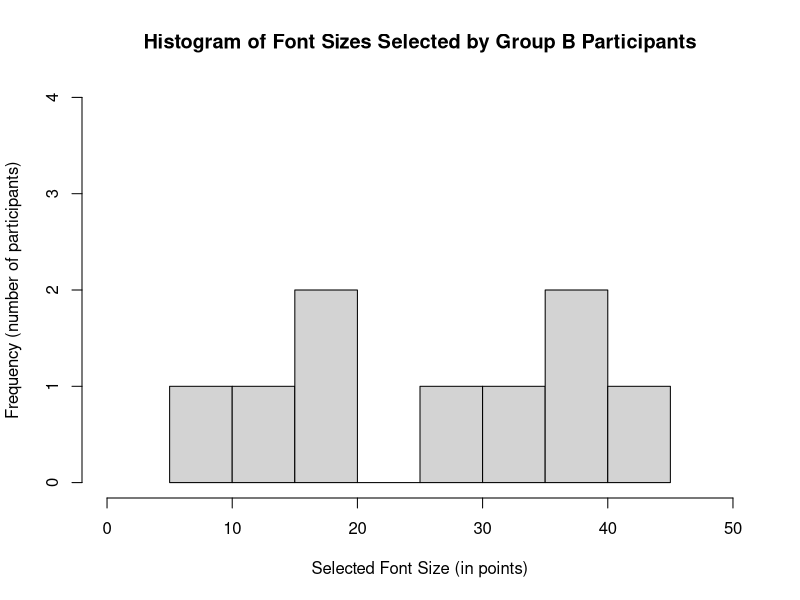
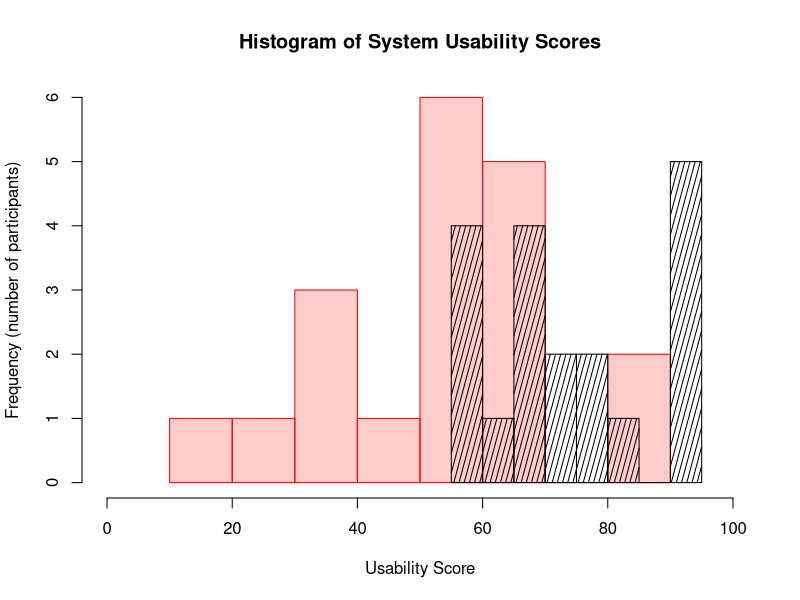
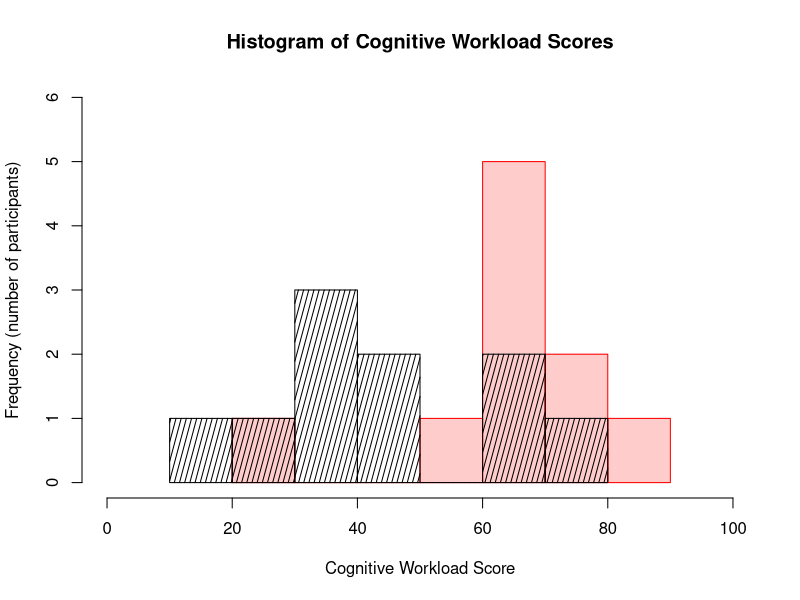
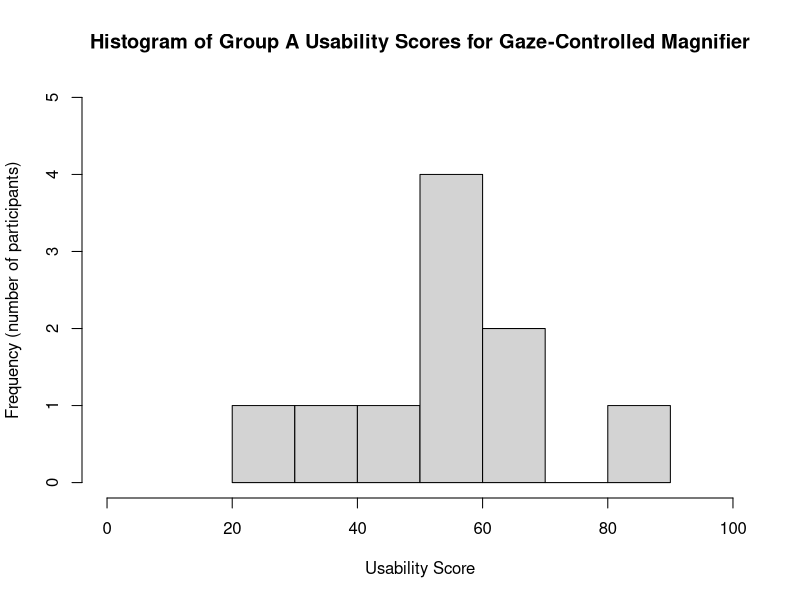
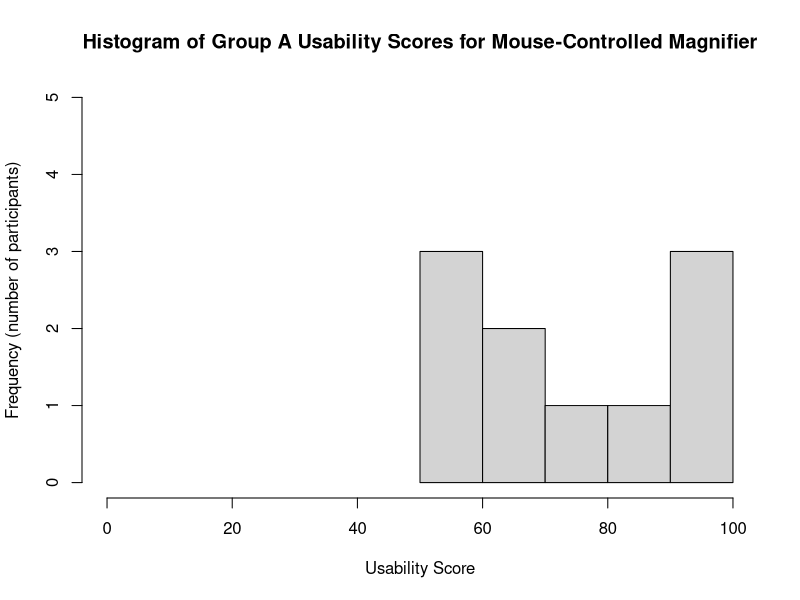
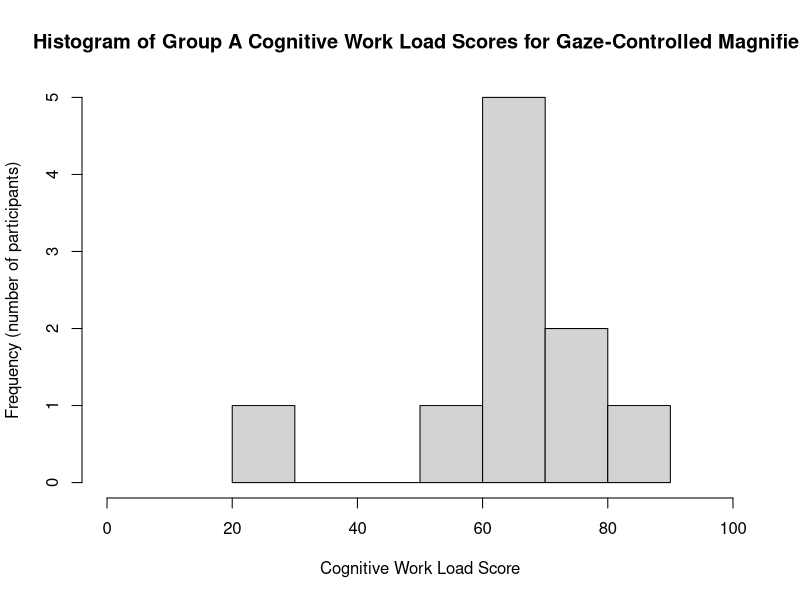
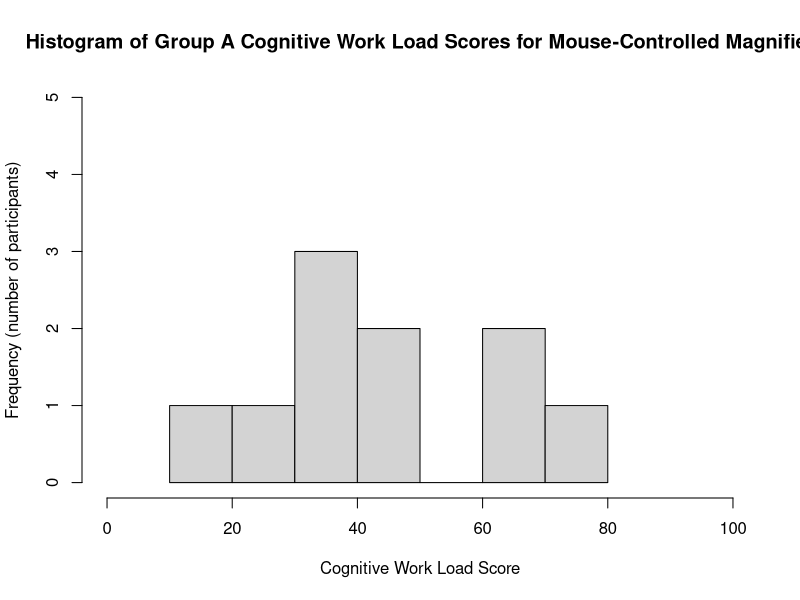
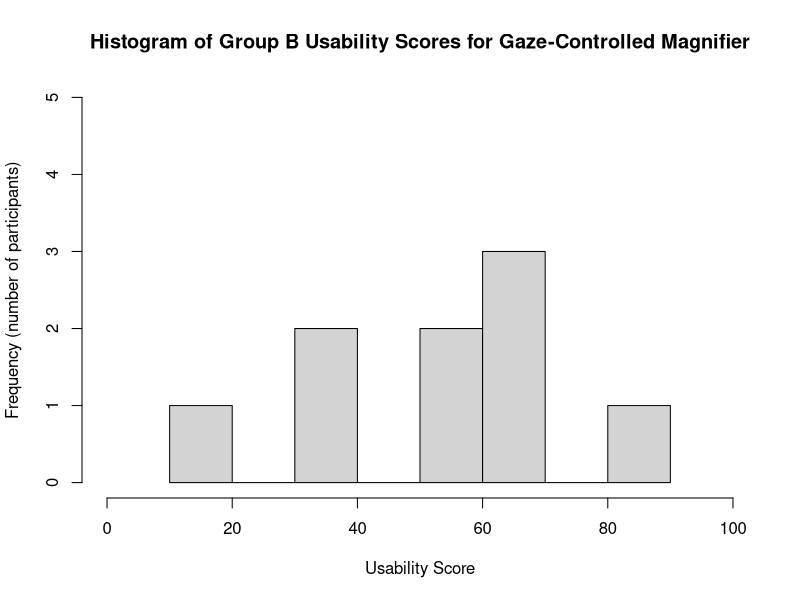

Source code (R) for these figures, in order:
#survey data 
#Natalie Maus

#readline(prompt="Press [enter] to continue")


############HISTOGRAMS################################# : 

#Histogram of Group B font sizes: 
fonts <- c(40,18,42,18,32,14,28,8,40)
hist(fonts, main = "Histogram of Font Sizes Selected by Group B Participants", 
     xlab = "Selected Font Size (in points)", xlim = c(0,50), 
     ylab = "Frequency (number of participants)", ylim = c(0,4))

#read in files 
A <- read.csv("groupA.csv")
B <- read.csv("groupB.csv")

#Usability Histogram both groups (one combined histogram)
All_GCMsus <- c(A$GCM.SUS, B$GCM.SUS)
All_CCMsus <- c(A$CCM.SUS, B$CCM.SUS)
hist(All_GCMsus, main = "Histogram of System Usability Scores", 
     xlab = "Usability Score", xlim = c(0,100),
     ylab = "Frequency (number of participants)", ylim = c(0,6), border = "red",col = rgb(1,0,0,0.2),
     legend.text = c("Gaze-Controlled Magnifier Used", "Mouse-Controlled Magnifier Used"),
     args.legend = list(x = "topleft", bty = "n") 
     )
hist(All_CCMsus,
     xlab = "Usability Score", xlim = c(0,100) , ylim = c(0,6)
     ,ylab = "Frequency (number of participants)", col = "black", border = rgb(0,0,0), add = T,
     legend.text = c("Gaze-Controlled Magnifier Used", "Mouse-Controlled Magnifier Used"),
     args.legend = list(x = "topleft", bty = "n"), density = 20, angle = 75)

#Cog Load  Histograms both groups 
All_GCMc <- A$GCM.NASA.TLX
All_CCMc <- A$CCM.NASA.TLX

hist(All_GCMc, main = "Histogram of Cognitive Workload Scores", 
     xlab = "Cognitive Workload Score", xlim = c(0,100),
     ylab = "Frequency (number of participants)", ylim = c(0,6), border = "red",col = rgb(1,0,0,0.2),
     legend.text = c("Gaze-Controlled Magnifier Used", "Mouse-Controlled Magnifier Used"),
     args.legend = list(x = "topleft", bty = "n") 
)
hist(All_CCMc,
     xlab = "Cognitive Workload Score", xlim = c(0,100) , ylim = c(0,6)
     ,ylab = "Frequency (number of participants)", col = "black", border = rgb(0,0,0), add = T,
     legend.text = c("Gaze-Controlled Magnifier Used", "Mouse-Controlled Magnifier Used"),
     args.legend = list(x = "topleft", bty = "n"), density = 20, angle = 75)

#readline(prompt="Press [enter] to continue")


#Histograms of Usabililty and Cog Load Group A
A_GCMsus <- A$GCM.SUS
hist(A_GCMsus, main = "Histogram of Group A Usability Scores for Gaze-Controlled Magnifier", 
     xlab = "Usability Score", xlim = c(0,100),ylab = "Frequency (number of participants)", ylim = c(0,5))
A_CCMsus <- A$CCM.SUS
hist(A_CCMsus, main = "Histogram of Group A Usability Scores for Mouse-Controlled Magnifier",
     xlab = "Usability Score", xlim = c(0,100) , ylim = c(0,5)
     ,ylab = "Frequency (number of participants)")

A_GCMc <- A$GCM.NASA.TLX
hist(A_GCMc, main = "Histogram of Group A Cognitive Work Load Scores for Gaze-Controlled Magnifier",
     xlab = "Cognitive Work Load Score", xlim = c(0,100),ylab = "Frequency (number of participants)", ylim = c(0,5))
A_CCMc <- A$CCM.NASA.TLX
hist(A_CCMc, main = "Histogram of Group A Cognitive Work Load Scores for Mouse-Controlled Magnifier",
     xlab = "Cognitive Work Load Score", xlim = c(0,100),ylab = "Frequency (number of participants)", ylim = c(0,5))

#Histograms of Usabililty and Cog Load Group B
B_GCMsus <- B$GCM.SUS
hist(B_GCMsus,main = "Histogram of Group B Usability Scores for Gaze-Controlled Magnifier",
     xlab = "Usability Score", xlim = c(0,100),ylab = "Frequency (number of participants)", ylim = c(0,5))
B_CCMsus <- B$CCM.SUS
hist(B_CCMsus, main = "Histogram of Group B Usability Scores for Mouse-Controlled Magnifier",
     xlab = "Usability Score", xlim = c(0,100),ylab = "Frequency (number of participants)", ylim = c(0,5))

B_GCMc <- B$GCM.NASA.TLX
hist(B_GCMc, main = "Histogram of Group B Cognitive Work Load Scores for Gaze-Controlled Magnifier",
     xlab = "Cognitive Work Load Score", xlim = c(0,100),ylab = "Frequency (number of participants)", ylim = c(0,5))
B_CCMc <- B$CCM.NASA.TLX
hist(B_CCMc, main = "Histogram of Group B Cognitive Work Load Scores for Mouse-Controlled Magnifier",
     xlab = "Cognitive Work Load Score", xlim = c(0,100), ylab = "Frequency (number of participants)", ylim = c(0,5))



#########System Usability Analysis (SUS): ##############

#GCM
meanA_GCM <- mean(A$GCM.SUS)
meanB_GCM <- mean(B$GCM.SUS)
#CCM
meanA_CCM <- mean(A$CCM.SUS)
meanB_CCM <- mean(B$CCM.SUS)

usability <- c(meanA_GCM,meanB_GCM,meanA_CCM,meanB_CCM)
print("usability:")
print("meanA_GCM, meanB_GCM, meanA_CCM, meanB_CCM")
print(usability)


#########Cognitive Load Analysis : 

#GCM
meanA_GCM <- mean(A$GCM.NASA.TLX)
meanB_GCM <- mean(B$GCM.NASA.TLX)

#CCM
meanA_CCM <- mean(A$CCM.NASA.TLX)
meanB_CCM <- mean(B$CCM.NASA.TLX)

cogload <- c(meanA_GCM,meanB_GCM,meanA_CCM,meanB_CCM)
print("cognitive load:")
print("meanA_GCM, meanB_GCM, meanA_CCM, meanB_CCM")
print(cogload)





#######################TARGET TIMES: 

#read in files
A_CCM <- read.csv("TtimesA_CCM.csv")
B_CCM <- read.csv("TtimesB_CCM.csv")
A_GCM <- read.csv("TtimesA_GCM.csv")
B_GCM <- read.csv("TtimesB_GCM.csv")

#GCM
meanA_GCM <- mean(A_GCM$AvgTimePerTarget)
meanB_GCM <- mean(B_GCM$AvgTimePerTarget)
#CCM
meanA_CCM <- mean(A_CCM$AvgTimePerTarget)
meanB_CCM <- mean(B_CCM$AvgTimePerTarget) 

targetTimes <- c(meanA_GCM,meanA_CCM,meanB_GCM,meanB_CCM)
print("mean avg target times:")
print("meanA_GCM,meanA_CCM,meanB_GCM,meanB_CCM")
print(targetTimes)

barplot(targetTimes, ylim=c(0,25), 
        ylab = "Mean Target Aquision Time (seconds)",
        main="Mean Target Aquision Time for Each Magnifier Version", 
        col = c(rgb(1,0,0,0.5),rgb(0,0,0),rgb(1,0,0,0.5),rgb(0,0,0)),
        space = c(.1,.1,1,.1), legend.text = c("Gaze-Controlled Magnifier Used","Mouse-Controlled Magnifier Used" ),
        args.legend = list(x = "topleft", bty = "n"), density = c(100,20), angle = 75,
        yaxt = "n", 
        names.arg = c("                        Group A",NA,
                      "                           Group B",NA) 
)

# Changing y axis 
ytick<-seq(0, 25, by=1)
axis(side=2, at=ytick, labels = FALSE)
text(par("usr")[1], ytick,  
     labels = ytick, pos = 2, xpd = TRUE)


#GCM
stdevA_GCM <- sd(A_GCM$AvgTimePerTarget)
stdevB_GCM <- sd(B_GCM$AvgTimePerTarget)
#CCM
stdevA_CCM <- sd(A_CCM$AvgTimePerTarget)
stdevB_CCM <- sd(B_CCM$AvgTimePerTarget) 

SDtargetTimes <- c(stdevA_GCM,stdevA_CCM,stdevB_GCM,stdevB_CCM)
print("stdev of avg target times:")
print("stdevA_GCM,stdevA_CCM,stdevB_GCM,stdevB_CCM")
print(SDtargetTimes)

xLocations = c(0.6,1.7,3.75,4.8)
segments(xLocations,targetTimes-SDtargetTimes,xLocations,targetTimes+SDtargetTimes)
epsilon <- 0.02
segments(xLocations-epsilon,targetTimes-SDtargetTimes,xLocations+epsilon,targetTimes-SDtargetTimes)
segments(xLocations-epsilon,targetTimes+SDtargetTimes,xLocations+epsilon,targetTimes+SDtargetTimes)


print("Group A T-Test:")
#Group A t-test 
print(t.test(A_GCM$AvgTimePerTarget,A_CCM$AvgTimePerTarget) )

print("Gropu B T-Test:")
#Group B t-test 
print(t.test(B_GCM$AvgTimePerTarget,B_CCM$AvgTimePerTarget) )



#Target times for both groups combined... 


both_GCM <- c(A_GCM$AvgTimePerTarget,B_GCM$AvgTimePerTarget)
both_CCM <- c(A_CCM$AvgTimePerTarget,B_CCM$AvgTimePerTarget)
meanGCM <- mean(both_GCM)
meanCCM <- mean(both_CCM)

targetTimes <- c(meanGCM,meanCCM)
print("mean avg target times:")
print("mean_GCM,mean_CCM")
print(targetTimes)

barplot(targetTimes, ylim=c(0,25), 
        ylab = "Mean Target Acquisition Time (seconds)",
        main="Mean Target Acquisition Time for Each Magnifier Version", 
        yaxt = "n",
        names.arg = c("Gaze-Controlled Magnifier","Mouse-Controlled Magnifier"), 
        xlab = "Magnifier Version Used",
        col = c(rgb(1,0,0,0.5),rgb(0,0,0)),
        density = c(100,20), angle = 75 
)

# Changing y axis 
ytick<-seq(0, 25, by=1)
axis(side=2, at=ytick, labels = FALSE)
text(par("usr")[1], ytick,  
     labels = ytick, pos = 2, xpd = TRUE)


#GCM
stdev_GCM <- sd(both_GCM)
#CCM
stdev_CCM <- sd(both_CCM)

SDtargetTimes <- c(stdev_GCM,stdev_CCM)
print("stdev of avg target times:")
print("stdev_GCM,stdev_CCM")
print(SDtargetTimes)

xLocations = c(.7,1.9)
segments(xLocations,targetTimes-SDtargetTimes,xLocations,targetTimes+SDtargetTimes)
epsilon <- 0.02
segments(xLocations-epsilon,targetTimes-SDtargetTimes,xLocations+epsilon,targetTimes-SDtargetTimes)
segments(xLocations-epsilon,targetTimes+SDtargetTimes,xLocations+epsilon,targetTimes+SDtargetTimes)


print("Both Groups Target Times T-Test")
print(t.test(both_GCM,both_CCM) )




#######################READING SPEEDS (WPM): 

print('')
print('Reading!!!!!!!!!!!!')
print('')

#read in files
A_CCM <- read.csv("RSpeedsA_CCM.csv", na.strings = "NA")
B_CCM <- read.csv("RSpeedsB_CCM.csv", na.strings = "NA")
A_GCM <- read.csv("RSpeedsA_GCM.csv", na.strings = "NA")
B_GCM <- read.csv("RSpeedsB_GCM.csv", na.strings = "NA")

#get average speeds of each person in each of the four groups 


avgSpeedsA_CCM <- c(0,0,0,0,0,0,0,0,0,0)
for (i in 1:10) {
        avgSpeedsA_CCM[i] <- mean(c(A_CCM$R1[i],
                                    A_CCM$R2[i],
                                    A_CCM$R3[i],
                                    A_CCM$R4[i],
                                    A_CCM$R5[i],
                                    A_CCM$R6[i], 
                                    A_CCM$R7[i],
                                    A_CCM$R8[i]) , na.rm = TRUE  ) 
}

avgSpeedsA_GCM <- c(0,0,0,0,0,0,0,0,0,0)
for (i in 1:10) {
        avgSpeedsA_GCM[i] <- mean(c(A_GCM$R1[i],
                                    A_GCM$R2[i],
                                    A_GCM$R3[i],
                                    A_GCM$R4[i],
                                    A_GCM$R5[i],
                                    A_GCM$R6[i], 
                                    A_GCM$R7[i],
                                    A_GCM$R8[i]) , na.rm = TRUE) 
}

avgSpeedsB_CCM <- c(0,0,0,0,0,0,0,0,0)
for (i in 1:9) {
        avgSpeedsB_CCM[i] <- mean(c(B_CCM$R1[i],
                                    B_CCM$R2[i],
                                    B_CCM$R3[i],
                                    B_CCM$R4[i],
                                    B_CCM$R5[i],
                                    B_CCM$R6[i], 
                                    B_CCM$R7[i],
                                    B_CCM$R8[i]) , na.rm = TRUE) 
}

avgSpeedsB_GCM <- c(0,0,0,0,0,0,0,0,0)
for (i in 1:9) {
        avgSpeedsB_GCM[i] <- mean(c(B_GCM$R1[i],
                                    B_GCM$R2[i],
                                    B_GCM$R3[i],
                                    B_GCM$R4[i],
                                    B_GCM$R5[i],
                                    B_GCM$R6[i], 
                                    B_GCM$R7[i],
                                    B_GCM$R8[i]) , na.rm = TRUE) 
}

#GCM
meanA_GCM <- mean(avgSpeedsA_GCM)
meanB_GCM <- mean(avgSpeedsB_GCM)
#CCM
meanA_CCM <- mean(avgSpeedsA_CCM)
meanB_CCM <- mean(avgSpeedsB_CCM) 

meanReadingSpeeds <- c(meanA_GCM,meanA_CCM,meanB_GCM,meanB_CCM)
print("mean reading speeds:")
print("meanA_GCM,meanA_CCM,meanB_GCM,meanB_CCM")
print(meanReadingSpeeds)

barplot(meanReadingSpeeds, ylim=c(0,220), 
        ylab = "Mean Reading Speed (WPM)",
        main="Mean Reading Speeds for Each Magnifier Version", 
        space = c(.1,.1,1,.1), 
        legend.text = c("Gaze-Controlled Magnifier Used","Mouse-Controlled Magnifier Used" ),
        args.legend = list(x = "topright", bty = "n"),
        yaxt = "n", 
        col = c(rgb(1,0,0,0.5),rgb(0,0,0),rgb(1,0,0,0.5),rgb(0,0,0)),
        density = c(100,20), angle = 75,
        names.arg = c("                        Group A",NA,
                      "                         Group B",NA) 
)

# Changing y axis 
ytick<-seq(0, 220, by=10)
axis(side=2, at=ytick, labels = FALSE)
text(par("usr")[1], ytick,  
     labels = ytick, pos = 2, xpd = TRUE)


#GCM
stdevA_GCM <- sd(avgSpeedsA_GCM)
stdevB_GCM <- sd(avgSpeedsB_GCM)
#CCM
stdevA_CCM <- sd(avgSpeedsA_CCM)
stdevB_CCM <- sd(avgSpeedsB_CCM) 

SDspeeds <- c(stdevA_GCM,stdevA_CCM,stdevB_GCM,stdevB_CCM)
print("stdev of avg reading speeds:")
print("stdevA_GCM,stdevA_CCM,stdevB_GCM,stdevB_CCM")
print(SDspeeds)

xLocations = c(0.6,1.7,3.75,4.8)
segments(xLocations,meanReadingSpeeds-SDspeeds,xLocations,meanReadingSpeeds+SDspeeds)
epsilon <- 0.02
segments(xLocations-epsilon,meanReadingSpeeds-SDspeeds,xLocations+epsilon,meanReadingSpeeds-SDspeeds)
segments(xLocations-epsilon,meanReadingSpeeds+SDspeeds,xLocations+epsilon,meanReadingSpeeds+SDspeeds)


##T - TESTS
print("Group A T-Test:")
#Group A t-test 
print(t.test(avgSpeedsA_GCM,avgSpeedsA_CCM) )

print("Gropu B T-Test:")
#Group B t-test 
print(t.test(avgSpeedsB_GCM,avgSpeedsB_CCM) )

readline(prompt="Press [enter] to continue")




###########################Analysis of two subgroups of Group A #############

#target times - 

#read in files
A_CCM <- read.csv("TtimesA_CCM.csv")
A_GCM <- read.csv("TtimesA_GCM.csv")

#GCM
timesA_GCM <- A_GCM$AvgTimePerTarget
A_20_GCM <- c(timesA_GCM[2],timesA_GCM[4],timesA_GCM[5],timesA_GCM[6], timesA_GCM[8],timesA_GCM[9] )
A_Lenses_GCM <- c(timesA_GCM[1],timesA_GCM[3],timesA_GCM[7],timesA_GCM[10] )
#CCM
timesA_CCM <- A_CCM$AvgTimePerTarget
A_20_CCM <- c(timesA_CCM[2],timesA_CCM[4],timesA_CCM[5],timesA_CCM[6], timesA_CCM[8],timesA_CCM[9] )
A_Lenses_CCM <- c(timesA_CCM[1],timesA_CCM[3],timesA_CCM[7],timesA_CCM[10] )

print(A_20_GCM)
print(A_Lenses_GCM)
print(A_20_CCM)
print(A_Lenses_CCM)


##T - TESTS comparing two subgroups of Group A
print("GCM T-Test:")
print(t.test(A_20_GCM,A_Lenses_GCM) )
# p = 0.4112 so there is no statistically significant differance in these means 

print("CCM T-Test:")
print(t.test(A_20_CCM,A_Lenses_CCM) )
# p = 0.531 so there is no statistically significant differance in these means 



#reading speeds - 

#GCM
speedsA_GCM <- avgSpeedsA_GCM
A_20_GCM <- c(speedsA_GCM[2],speedsA_GCM[4],speedsA_GCM[5],speedsA_GCM[6], speedsA_GCM[8],speedsA_GCM[9] )
A_Lenses_GCM <- c(speedsA_GCM[1],speedsA_GCM[3],speedsA_GCM[7],speedsA_GCM[10] )
#CCM
speedsA_CCM <- avgSpeedsA_CCM
A_20_CCM <- c(speedsA_CCM[2],speedsA_CCM[4],speedsA_CCM[5],speedsA_CCM[6], speedsA_CCM[8],speedsA_CCM[9] )
A_Lenses_CCM <- c(speedsA_CCM[1],speedsA_CCM[3],speedsA_CCM[7],speedsA_CCM[10] )

print(A_20_GCM)
print(A_Lenses_GCM)
print(A_20_CCM)
print(A_Lenses_CCM)


##T - TESTS comparing two subgroups of Group A
print("GCM T-Test:")
print(t.test(A_20_GCM,A_Lenses_GCM) )
# p = 0.9943 so there is no statistically significant differance in these means 

print("CCM T-Test:")
print(t.test(A_20_CCM,A_Lenses_CCM) )
# p = 0.5633 so there is no statistically significant differance in these means 


#################SUS and Cog Load Scatter Plots #################
#(Above anaysis not appropriate for this type of data)

#re-read in files
#usability
A <- read.csv("groupA.csv")
B <- read.csv("groupB.csv")
#targets
A_CCM <- read.csv("TtimesA_CCM.csv")
B_CCM <- read.csv("TtimesB_CCM.csv")
A_GCM <- read.csv("TtimesA_GCM.csv")
B_GCM <- read.csv("TtimesB_GCM.csv")


#Usability vs. Target Times... 
#Group A 
#target times on x, usability socre on y, gaze controlled in red and cursor controlled in blue
plot(A_CCM$AvgTimePerTarget,A$CCM.SUS, col = "blue", ylim = c(0,100), xlim = c(0,30),
     xlab = "Average Target Aquisition Time (seconds)",
     ylab = "System Usability Score", 
     main = "Group A - System Usability Score vs. Average Target Aquisition Time" )
points(A_GCM$AvgTimePerTarget,A$GCM.SUS, col = "red") 
legend(-0.5,20,c("Gaze-Controlled Magnifier","Mouse-Controlled Magnifier"), fill = c("red", "blue"))
#Group B 
#target times on x, usability socre on y, gaze controlled in red and cursor controlled in blue
plot(B_CCM$AvgTimePerTarget,B$CCM.SUS, col = "blue", ylim = c(0,100), xlim = c(0,30),
     xlab = "Average Target Aquisition Time (seconds)",
     ylab = "System Usability Score", 
     main = "Group B - System Usability Score vs. Average Target Aquisition Time" )
points(B_GCM$AvgTimePerTarget,B$GCM.SUS, col = "red") 
legend(-.5,20,c("Gaze-Controlled Magnifier","Mouse-Controlled Magnifier"), fill = c("red", "blue"))
#Both
#target times on x, usability socre on y, gaze controlled in red and cursor controlled in blue
plot(B_CCM$AvgTimePerTarget,B$CCM.SUS, col = "blue", ylim = c(0,100), xlim = c(0,30),
     xlab = "Average Target Aquisition Time (seconds)",
     ylab = "System Usability Score", 
     main = "System Usability Score vs. Average Target Aquisition Time" )
points(B_GCM$AvgTimePerTarget,B$GCM.SUS, col = "red") 
points(A_GCM$AvgTimePerTarget,A$GCM.SUS, col = "red") 
points(A_CCM$AvgTimePerTarget,A$CCM.SUS, col = "blue") 
legend(-.5,20,c("Gaze-Controlled Magnifier","Mouse-Controlled Magnifier"), fill = c("red", "blue"))


#Usability vs. Reading Speeds... 
#Group A 
#reading speeds on x, usability socre on y, gaze controlled in red and cursor controlled in blue
plot(avgSpeedsA_CCM,A$CCM.SUS, col = "blue", ylim = c(0,100), xlim = c(0,250),
     xlab = "Average Reading Speed (WPM)",
     ylab = "System Usability Score", 
     main = "Group A - System Usability Score vs. Average Reading Speed" )
points(avgSpeedsA_GCM,A$GCM.SUS, col = "red") 
legend(-0.5,20,c("Gaze-Controlled Magnifier","Mouse-Controlled Magnifier"), fill = c("red", "blue"))
#Group B 
#reading speeds on x, usability socre on y, gaze controlled in red and cursor controlled in blue
plot(avgSpeedsB_CCM,B$CCM.SUS, col = "blue", ylim = c(0,100), xlim = c(0,250),
     xlab = "Average Reading Speed (WPM)",
     ylab = "System Usability Score", 
     main = "Group B - System Usability Score vs. Average Reading Speed" )
points(avgSpeedsB_GCM,B$GCM.SUS, col = "red") 
legend(130,20,c("Gaze-Controlled Magnifier","Mouse-Controlled Magnifier"), fill = c("red", "blue"))
#Both
#reading speeds on x, usability socre on y, gaze controlled in red and cursor controlled in blue
plot(avgSpeedsB_CCM,B$CCM.SUS, col = "blue", ylim = c(0,100), xlim = c(0,250),
     xlab = "Average Reading Speed (WPM)",
     ylab = "System Usability Score", 
     main = "System Usability Score vs. Average Reading Speed" )
points(avgSpeedsB_GCM,B$GCM.SUS, col = "red") 
points(avgSpeedsA_GCM,A$GCM.SUS, col = "red") 
points(avgSpeedsA_CCM,A$CCM.SUS, col = "blue") 
legend(130,20,c("Gaze-Controlled Magnifier","Mouse-Controlled Magnifier"), fill = c("red", "blue"))

#Cog Load vs. Target Times... 
#Group A 
#target times on x, cog load socre on y, gaze controlled in red and cursor controlled in blue
plot(A_CCM$AvgTimePerTarget,A$CCM.NASA.TLX, col = "blue", ylim = c(0,100), xlim = c(0,30),
     xlab = "Average Target Aquisition Time (seconds)",
     ylab = "Cognitive Work Load Score", 
     main = "Group A - Cognitive Work Load Score vs. Average Target Aquisition Time" )
points(A_GCM$AvgTimePerTarget,A$GCM.NASA.TLX, col = "red") 
legend(16,20,c("Gaze-Controlled Magnifier","Mouse-Controlled Magnifier"), fill = c("red", "blue"))
#Group B 
#target times on x, cog load on y, gaze controlled in red and cursor controlled in blue
plot(B_CCM$AvgTimePerTarget,B$CCM.NASA.TLX, col = "blue", ylim = c(0,100), xlim = c(0,30),
     xlab = "Average Target Aquisition Time (seconds)",
     ylab = "Cognitive Work Load Score", 
     main = "Group B - Cognitive Work Load Score vs. Average Target Aquisition Time" )
points(B_GCM$AvgTimePerTarget,B$GCM.NASA.TLX, col = "red") 
legend(-.5,20,c("Gaze-Controlled Magnifier","Mouse-Controlled Magnifier"), fill = c("red", "blue"))
#Both
#target times on x, cog load on y, gaze controlled in red and cursor controlled in blue
plot(B_CCM$AvgTimePerTarget,B$CCM.NASA.TLX, col = "blue", ylim = c(0,100), xlim = c(0,30),
     xlab = "Average Target Aquisition Time (seconds)",
     ylab = "Cognitive Work Load Score", 
     main = "Cognitive Work Load Score vs. Average Target Aquisition Time" )
points(B_GCM$AvgTimePerTarget,B$GCM.NASA.TLX, col = "red") 
points(A_GCM$AvgTimePerTarget,A$GCM.NASA.TLX, col = "red") 
points(A_CCM$AvgTimePerTarget,A$CCM.NASA.TLX, col = "blue") 
legend(16,20,c("Gaze-Controlled Magnifier","Mouse-Controlled Magnifier"), fill = c("red", "blue"))



#Cog Load vs. Reading Speeds... 
#Group A 
#reading speeds on x, cog load socre on y, gaze controlled in red and cursor controlled in blue
plot(avgSpeedsA_CCM,A$CCM.NASA.TLX, col = "blue", ylim = c(0,100), xlim = c(0,250),
     xlab = "Average Reading Speed (WPM)",
     ylab = "Cognitive Work Load Score", 
     main = "Group A - Cognitive Work Load Score vs. Average Reading Speed" )
points(avgSpeedsA_GCM,A$GCM.NASA.TLX, col = "red") 
legend(-0.5,20,c("Gaze-Controlled Magnifier","Mouse-Controlled Magnifier"), fill = c("red", "blue"))
#Group B 
#reading speeds on x, cog load socre on y, gaze controlled in red and cursor controlled in blue
plot(avgSpeedsB_CCM,B$CCM.NASA.TLX, col = "blue", ylim = c(0,100), xlim = c(0,250),
     xlab = "Average Reading Speed (WPM)",
     ylab = "Cognitive Work Load Score", 
     main = "Group B - Cognitive Work Load Score vs. Average Reading Speed" )
points(avgSpeedsB_GCM,B$GCM.NASA.TLX, col = "red") 
legend(130,20,c("Gaze-Controlled Magnifier","Mouse-Controlled Magnifier"), fill = c("red", "blue"))
#Both 
#reading speeds on x, cog load socre on y, gaze controlled in red and cursor controlled in blue
plot(avgSpeedsB_CCM,B$CCM.NASA.TLX, col = "blue", ylim = c(0,100), xlim = c(0,250),
     xlab = "Average Reading Speed (WPM)",
     ylab = "Cognitive Work Load Score", 
     main = "Cognitive Work Load Score vs. Average Reading Speed" )
points(avgSpeedsB_GCM,B$GCM.NASA.TLX, col = "red") 
points(avgSpeedsA_GCM,A$GCM.NASA.TLX, col = "red") 
points(avgSpeedsA_CCM,A$CCM.NASA.TLX, col = "blue") 
legend(-0.5,20,c("Gaze-Controlled Magnifier","Mouse-Controlled Magnifier"), fill = c("red", "blue"))


#Usability vs. Cognitive Work Load... 
#Group A 
#usability score on x, cog load socre on y, gaze controlled in red and cursor controlled in blue
plot(A$CCM.SUS,A$CCM.NASA.TLX, col = "blue", ylim = c(0,100), xlim = c(0,100),
     xlab = "System Usability Score",
     ylab = "Cognitive Work Load Score", 
     main = "Group A - Cognitive Work Load Score vs. System Usability Score" )
points(A$GCM.SUS,A$GCM.NASA.TLX, col = "red") 
legend(-0.5,20,c("Gaze-Controlled Magnifier","Mouse-Controlled Magnifier"), fill = c("red", "blue"))
#Group B 
#usability score on x, cog load socre on y, gaze controlled in red and cursor controlled in blue
plot(B$CCM.SUS,B$CCM.NASA.TLX, col = "blue", ylim = c(0,100), xlim = c(0,100),
     xlab = "System Usability Score",
     ylab = "Cognitive Work Load Score", 
     main = "Group B - Cognitive Work Load Score vs. System Usability Score" )
points(B$GCM.SUS,B$GCM.NASA.TLX, col = "red") 
legend(-0.5,20,c("Gaze-Controlled Magnifier","Mouse-Controlled Magnifier"), fill = c("red", "blue"))
#Both Groups 
#usability score on x, cog load socre on y, gaze controlled in red and cursor controlled in blue
plot(B$CCM.SUS,B$CCM.NASA.TLX, col = "blue", ylim = c(0,100), xlim = c(0,100),
     xlab = "System Usability Score",
     ylab = "Cognitive Work Load Score", 
     main = "Cognitive Work Load Score vs. System Usability Score" )
points(B$GCM.SUS,B$GCM.NASA.TLX, col = "red") 
points(A$GCM.SUS,A$GCM.NASA.TLX, col = "red") 
points(A$CCM.SUS,A$CCM.NASA.TLX, col = "blue") 
legend(-0.5,20,c("Gaze-Controlled Magnifier","Mouse-Controlled Magnifier"), fill = c("red", "blue"))


###################Notes from Miguel on T - Test, etc.  
#.05 means there is a 5% chance that this could'be 
#been explained by a distribution in which there is no differance 
#p less than 0.05 means it IS significant, 
#don't have to report t value, usually only P value reported 
##!!!!! This one: 
# P value = percent chance that data is explained by null hypothesis (no differance)

#***** IN PAPER: ********
#Must only give the P-Value from t-test. 
#Can put P-Values directly in text or organize into a table


#confidence interval: 
#the more narrow this interval is the more condifent you are
#In order to be 95% confident, in the differance, you can only conculude that 
#the differance is in this interval. 

#It is easier to get a statistically significant result with a large sample size. 
#small sample size make it hard to get a statisically significant result 

# Anova : for more than two populations 
#analysis of vairance 
# you calculate F statistic which is a metric involving variances 
# Two groups using two softwares may be something that we can do an anova for, he isn't sure
# but honeslty is prolly unncessary, can just stick with t-test to show significance. 





#####################Study 2 analysis notes: 
#qualitative analysis will be useful 
#For two participants who used GCM, show data explicitely because their are only two of them
# reading speeds, target times, scores, etc. 
#explain why it worked for them and not the others 





